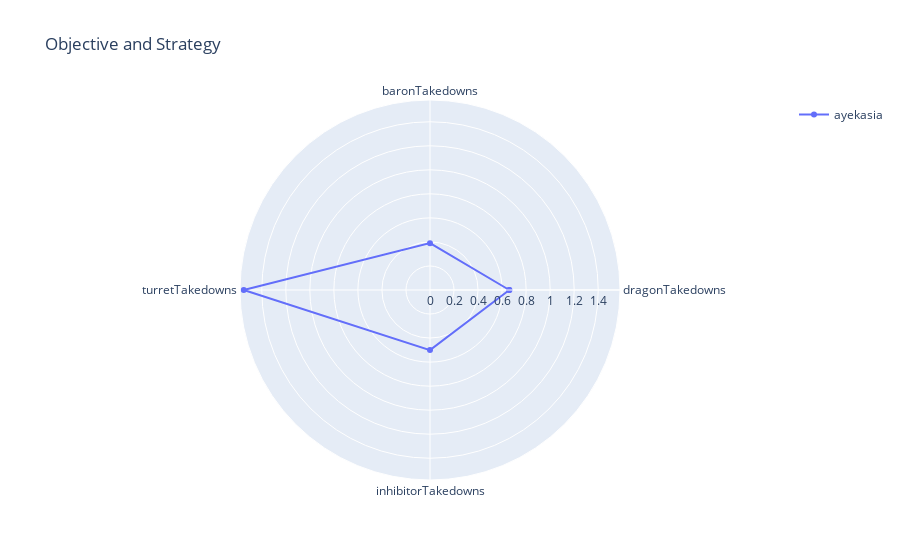

Notebook code for this chart:
### Markdown cell above
Cette méta-variable peut être évaluée en utilisant des statistiques telles que le taux de participation aux objectifs (tours, dragons,barons, etc). Ces statistiques montrent la capacité du joueur à prendre des décisions stratégiques et à coordonner son équipe.

On pourrait aussi rajouter le nombre de plaques éliminées ou le pourcentage de dommage infligé aux tours qui serait plus représentatif des compétences individuelles plutôt que collectives.

### Code cell
import pandas as pd
import plotly.graph_objects as go

# - drake / herald / barron
# - turret / inhibitor / nexus
# 2 branches avec tourelles plates inib et baron drake etc
# dragonKills
# baronKills
# turretKills
# inhibitorKills

# dragonTakedowns                    object
# baronTakedowns                     object
# firstTowerAssist                   object
# firstTowerKill                     object
# turretKills                        object
# turretTakedowns                    object
# turretsLost                        object
# inhibitorKills                     object
# inhibitorTakedowns                 object
# inhibitorsLost                     object
# nexusKills                         object
# nexusLost                          object

# dragonTakedowns                    
# baronTakedowns 
# inhibitorTakedowns   
# turretTakedowns 
# heraldTakedowns ???????
# plates ??


columns = ["dragonTakedowns" , "baronTakedowns", "turretTakedowns", "inhibitorTakedowns"]
columns.append(columns[0])


chemin_data_5 = chemin_scouting + "/datas/matches/equipes/GW/lol_df_ayekasia.pkl"
data_lol_5 = pd.read_pickle(chemin_data_5)
summoner_name_5 = data_lol_5["summonerName"][0]
data_lol = data_lol_5
summoner_name = summoner_name_5


data_lol = data_lol[data_lol["gameDuration"]>0]
data = data_lol[columns].mean()

first_row = data.iloc[[0]]
data = pd.concat([data, first_row], ignore_index=True)

fig = go.Figure(
    data=[
        go.Scatterpolar(r=data, theta=columns, name=summoner_name),
        ],
    layout=go.Layout(
        title=go.layout.Title(text='Objective and Strategy'),
        showlegend=True
    )
)

fig.show()

### Figure 1 — Plotly figure (JSON) as saved in the notebook; plotly's stock layout.template omitted (floating-point values rounded to 4 significant figures)
{"data": [{"name": "ayekasia", "r": [0.66, 0.39, 1.55, 0.5, 0.66, 0.66], "theta": ["dragonTakedowns", "baronTakedowns", "turretTakedowns", "inhibitorTakedowns", "dragonTakedowns"], "type": "scatterpolar"}], "layout": {"autosize": true, "polar": {"angularaxis": {"type": "category"}, "radialaxis": {"autorange": true, "range": [0, 1.617], "type": "linear"}}, "showlegend": true, "title": {"text": "Objective and Strategy"}}}
